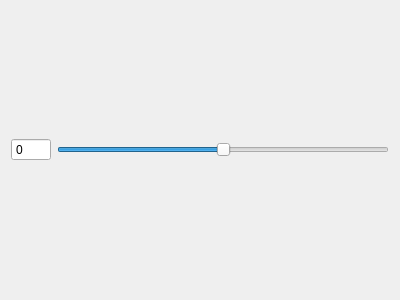
<?xml version="1.0" encoding="UTF-8"?>
<ui version="4.0">
 <class>AngleTuner</class>
 <widget class="QWidget" name="AngleTuner">
  <property name="geometry">
   <rect>
    <x>0</x>
    <y>0</y>
    <width>400</width>
    <height>300</height>
   </rect>
  </property>
  <property name="windowTitle">
   <string>Form</string>
  </property>
  <layout class="QHBoxLayout" name="horizontalLayout">
   <item>
    <widget class="QSpinBox" name="text">
     <property name="minimumSize">
      <size>
       <width>40</width>
       <height>0</height>
      </size>
     </property>
     <property name="buttonSymbols">
      <enum>QAbstractSpinBox::NoButtons</enum>
     </property>
     <property name="minimum">
      <number>-180</number>
     </property>
     <property name="maximum">
      <number>180</number>
     </property>
    </widget>
   </item>
   <item>
    <widget class="QSlider" name="slider">
     <property name="minimum">
      <number>-180</number>
     </property>
     <property name="maximum">
      <number>180</number>
     </property>
     <property name="orientation">
      <enum>Qt::Horizontal</enum>
     </property>
    </widget>
   </item>
  </layout>
 </widget>
 <resources/>
 <connections/>
</ui>
